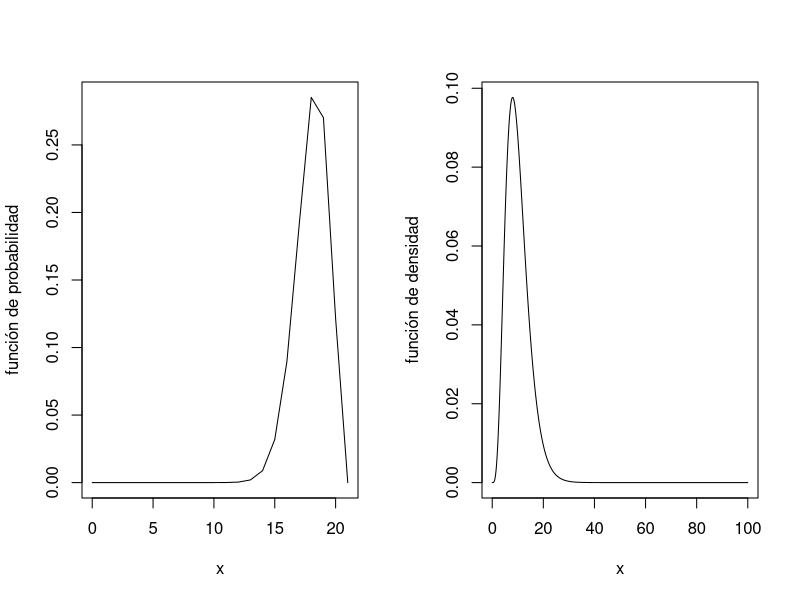
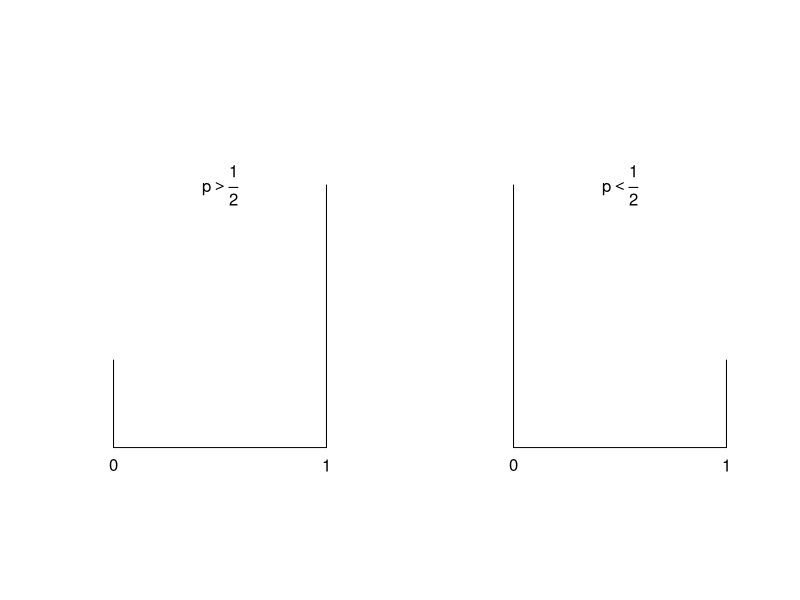
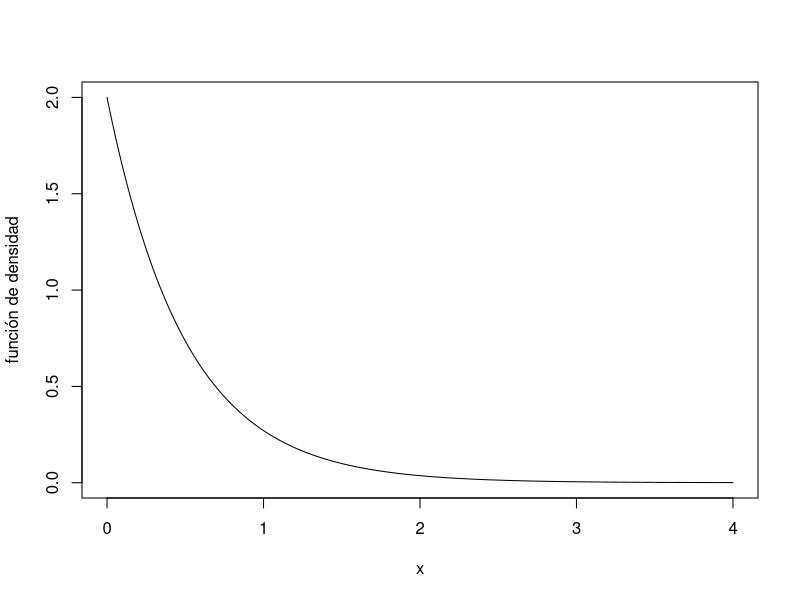
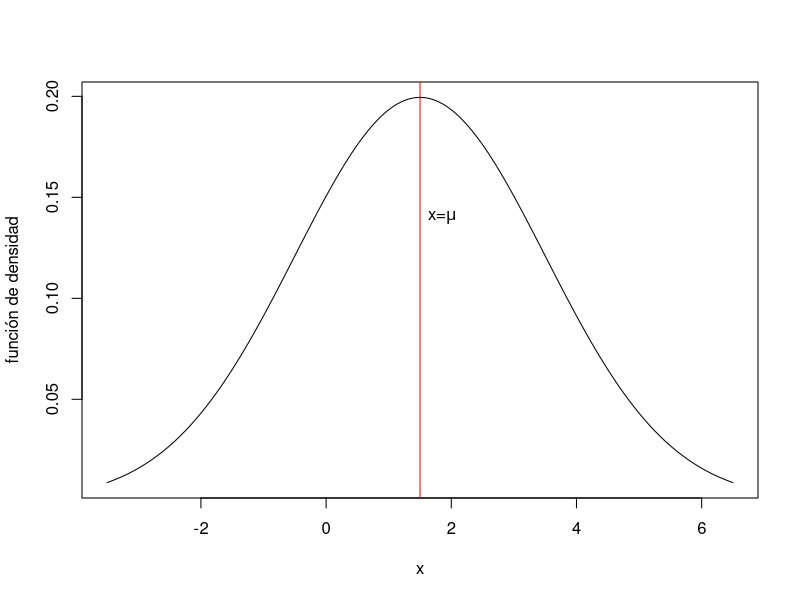
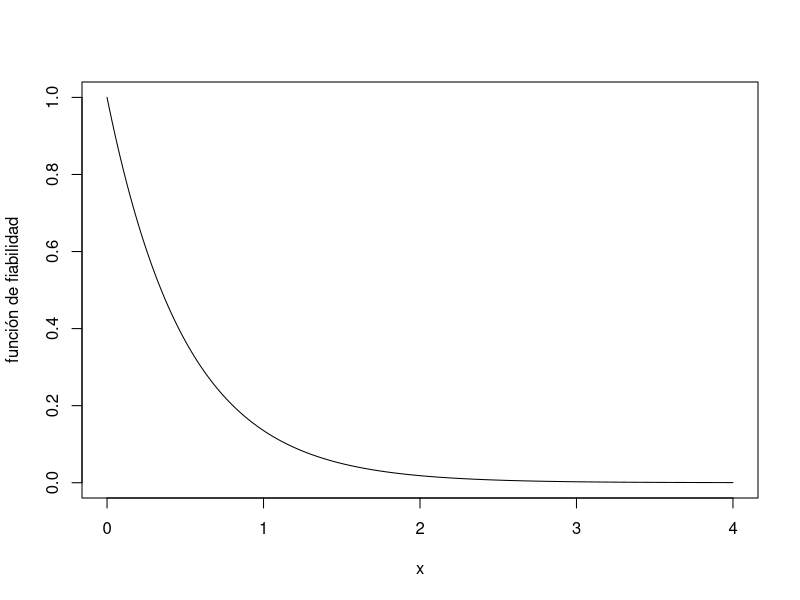
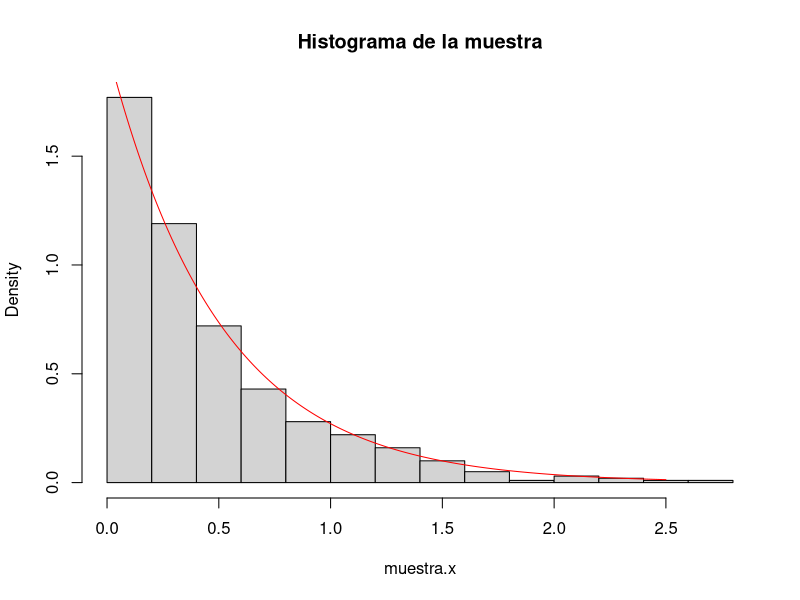
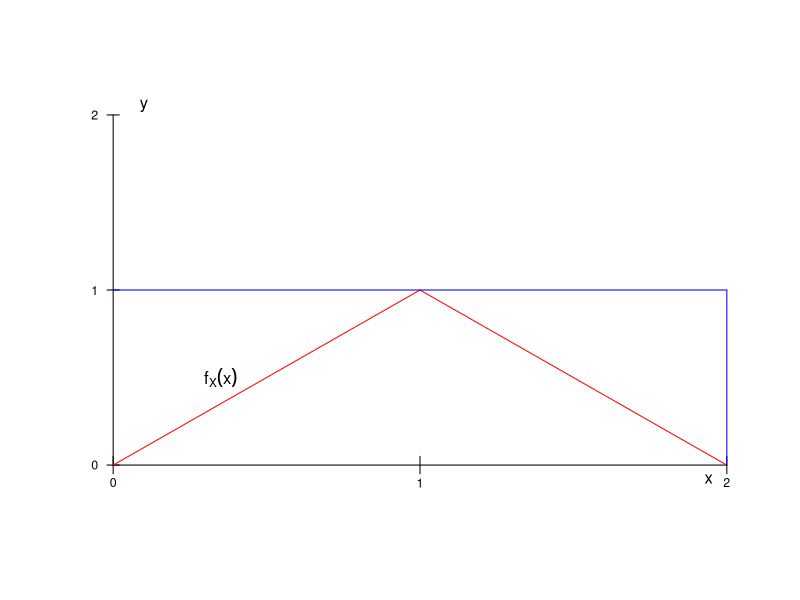
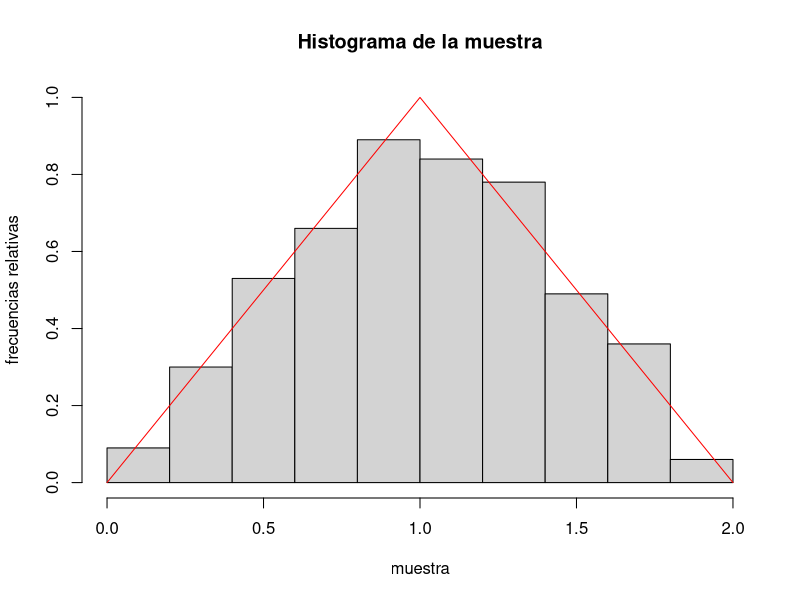

These charts were generated, in order, by the following R code:
## ---- chunk 1
knitr::opts_chunk$set(echo = TRUE)
## ---- chunk 2
par(mfrow=c(1,2))
x=seq(from=0,to=21, by=1)
plot(x,dbinom(x,20,0.9),type="l",ylab="función de probabilidad")
x=seq(from=0,to=100, by=0.1)
plot(x,dchisq(x,10),type="l",ylab="función de densidad")
## ---- chunk 3
par(mfrow=c(1,2))
plot(c(-0.1,1.1,-0,1.1),c(-0.1,-0.1,1,1),type="n",xlab="",ylab="",xaxt="n",yaxt="n",axes=FALSE)
lines(c(0,1),c(0,0))
text(0,-0.05,0)
p=0.75
lines(c(0,0),c(0,1-p))
text(1,-0.05,1)
lines(c(1,1),c(0,p))
text(0.5,0.75,expression(p>frac(1,2)))
plot(c(-0.1,1.1,-0,1.1),c(-0.1,-0.1,1,1),type="n",xlab="",ylab="",xaxt="n",yaxt="n",axes=FALSE)
lines(c(0,1),c(0,0))
text(0,-0.05,0)
p=0.25
lines(c(0,0),c(0,1-p))
text(1,-0.05,1)
lines(c(1,1),c(0,p))
text(0.5,0.75,expression(p<frac(1,2)))
## ---- chunk 4
par(mfrow=c(1,1))
x=seq(from=0,to=4,by=0.01)
plot(x,dexp(x,rate=2),type="l",ylab="función de densidad")
## ---- chunk 5
mu=1.5
sigma=2
x=seq(from=mu-5,to=mu+5,by=0.01)
plot(x,dnorm(x,mu,sigma),type="l",ylab="función de densidad")
text(mu+0.35,0.14,expression(paste("x=",mu)))
abline(v=mu,col="red")
## ---- chunk 6
x=seq(from=0,to=4, by=0.01)
lambda=2
plot(x,1-pexp(x,lambda),type="l",ylab="función de fiabilidad")
## ---- chunk 7
n=25
lambda=2
muestra.y = runif(n)
muestra.x = -(1/lambda)*log(1-muestra.y)
muestra.x
## ---- chunk 8
n=500
lambda=2
set.seed(2019)
muestra.y = runif(n)
muestra.x = -(1/lambda)*log(1-muestra.y)
hist(muestra.x,freq=FALSE,main="Histograma de la muestra")
x2=seq(from=0,to=2.5,by=0.01)
lines(x2,dexp(x2,lambda),col="red")
## ---- chunk 9
xmin=0
xmax=2
ymin=0
ymax=2
tolx=0.01*(xmax-xmin)
toly=0.05*(ymax-ymin)
quantsx=2
quantsy=2
f = function(x){ifelse(x>=0 & x<=1,x,ifelse(x>=1&x<=2,2-x,0))}
plot(c(xmin-tolx,xmax+tolx,xmin-tolx,xmax+tolx),c(ymin-toly,ymin-toly,ymax+toly,ymax+toly),type="n",xlab="",ylab="",xaxt="n",yaxt="n",axes=FALSE)
x=seq(from=xmin,to=xmax,by=0.01)
#points(x,f(x),type="l")
lines(c(xmin,xmin),c(ymin,ymax))
lines(c(xmin,xmax),c(ymin,ymin))
text(xmax-3*tolx,-4*tolx,"x")
text(toly,ymax+toly/2,"y")
for (i in 0:(quantsx)){
  lines(rep(xmin+((xmax-xmin)/quantsx)*i,2),c(ymin-0.5*toly,ymin+0.5*toly))
  text(xmin+((xmax-xmin)/quantsx)*i,ymin-1*toly,xmin+((xmax-xmin)/quantsx)*i,cex=0.75)}
for (i in 0:(quantsy)){
  lines(c(xmin-tolx,xmin+tolx),rep(ymin+((ymax-ymin)/quantsy)*i,2))
  text(xmin-3*tolx,ymin+((ymax-ymin)/quantsy)*i,ymin+((ymax-ymin)/quantsy)*i,cex=0.75)}
x2=seq(from=xmin,to=xmax,by=0.01)
lines(x2,f(x2),col="red")
lines(c(0,2),c(1,1),col="blue")
lines(c(2,2),c(0,1),col="blue")
text(0.35,0.5,expression(f[X](x)))
## ---- chunk 10
a=0; b=2; c=0; d=1; n=25; i=1;
f = function(x){ifelse(x>=0 & x<=1,x,ifelse(x>=1&x<=2,2-x,0))}
muestra=c()
while(i <=n){
  x=runif(1,a,b)
  y=runif(1,c,d)
  if(y <= f(x)){muestra=c(muestra,x); i=i+1}
}
muestra
## ---- chunk 11
a=0; b=2; c=0; d=1; n=500; i=1;
f = function(x){ifelse(x>=0 & x<=1,x,ifelse(x>=1&x<=2,2-x,0))}
muestra=c()
while(i <=n){
  x=runif(1,a,b)
  y=runif(1,c,d)
  if(y <= f(x)){muestra=c(muestra,x); i=i+1}
}
hist(muestra,freq=FALSE,ylab="frecuencias relativas",main="Histograma de la muestra", ylim = c(0,1))
x2=seq(from=0,to=2,by=0.01)
lines(x2,f(x2),col="red")
## ---- chunk 12
x=seq(from=0,to=1,by=0.01)
f=function(x){-((1-x)*log(1-x)+x*log(x))}
plot(x,f(x),type="l",ylab="Entropía")
## ---- chunk 13
x=seq(from=0,to=5,by=0.01)
f=function(x){1-log(x)}
plot(x,f(x),type="l",ylab="Entropía")
